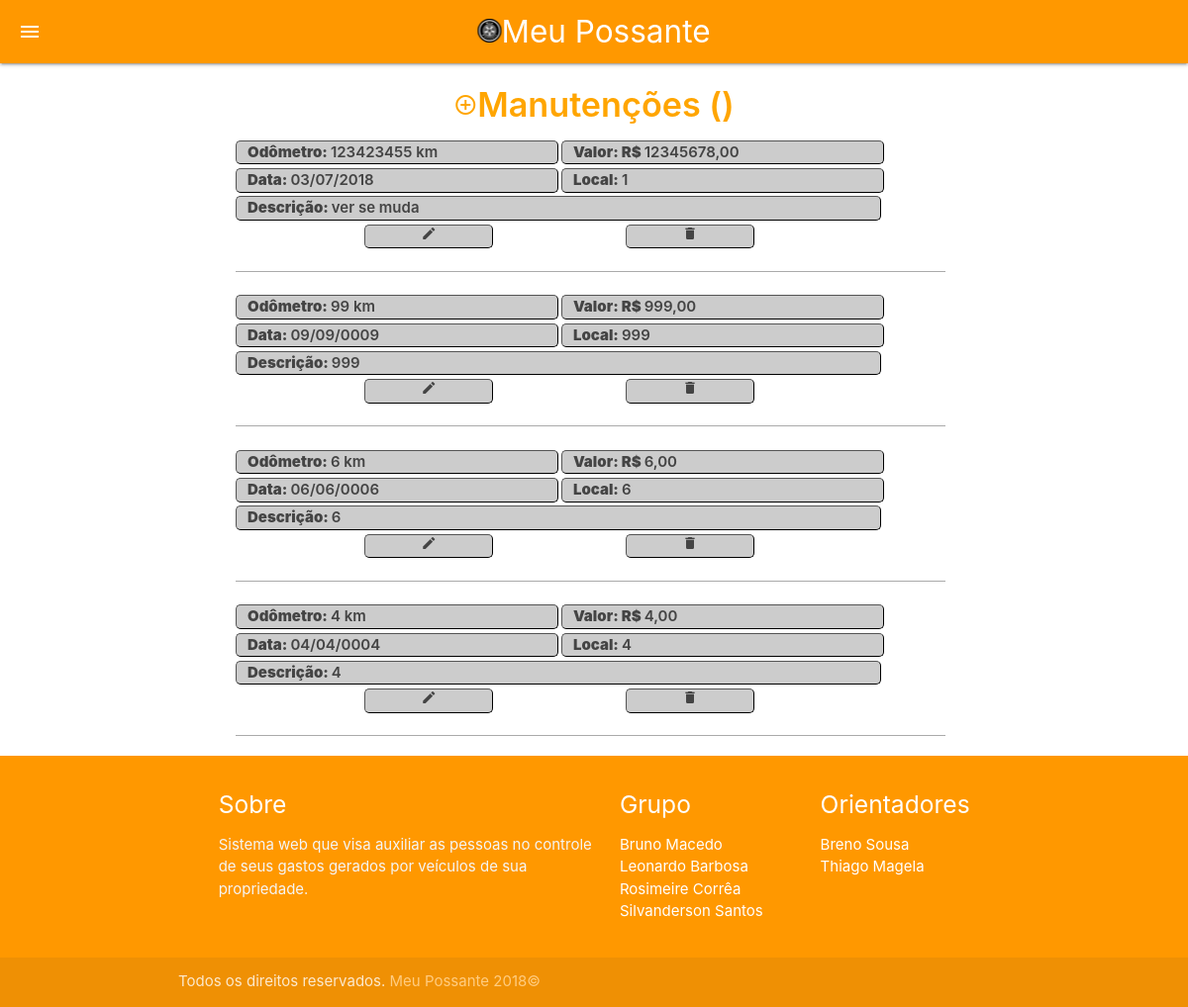
/admin/manutencao/manutencao.php?id=10 (signed in), run on the app's committed database.
### tables this page shows
CREATE TABLE IF NOT EXISTS `manutencoes` (
  `idmanu` int(11) NOT NULL AUTO_INCREMENT,
  `idveiculo` int(11) DEFAULT NULL,
  `odomanu` int(11) DEFAULT NULL,
  `valormanu` double(10,2) DEFAULT NULL,
  `datamanu` date DEFAULT NULL,
  `descmanu` varchar(255) DEFAULT NULL,
  `localmanu` varchar(30) DEFAULT NULL,
  PRIMARY KEY (`idmanu`),
  KEY `idveiculo` (`idveiculo`)
);

### admin/manutencao/manutencao.php (the view, shortened to what this page needs)
<?php
$id = $_GET['id'];
$placa = $_SESSION['placa'];
?>
<!DOCTYPE html>
<html lang="pt-br">
<head>
  <link type="text/css" rel="stylesheet" href="../../materialize/css/materialize.min.css"  media="screen,projection"/>
  <link rel="stylesheet" type="text/css" href="../../css/style.css">
</head>
<body>
  <nav class="orange">
    <div class="nav-wrapper">
      <a href="#" class="center-align"><i class="sidenav-trigger material-icons  " data-target="slide-out">menu</i></a>
      <div><a href="#" class="brand-logo center"><img src="../../img/mp24px.png"/>Meu Possante</a></div>
    </div>
  </nav>
  <main class="">
    <div class="container">
      <h4><a href="addmanutencao.php?id=<?= $id?>"  style="color:orange;"><i class="material-icons">control_point</i>Manutenções (<?=$placa?>)</a></h4>
      <?php
      include_once "../../conexao.php";
      $query = "SELECT * FROM manutencoes WHERE idveiculo = '$id' ORDER BY datamanu DESC ;";
      $resultado = $conexao->query($query);
      if ($resultado) {
        if ($resultado->num_rows > 0) {
          while ($linha = $resultado->fetch_assoc()) {
           echo "<div><div class='row'>";
           echo("<div class='atributos col s11 m5 xl3'><b>Odômetro: </b>" . $linha["odomanu"] . " km</div><div class='atributos col s11 m5 xl3'><b>Valor: R$ </b>" . str_replace('.', ',', $linha['valormanu']) ."</div><div class='atributos col s11 m5 xl2'><b>Data: </b>" . date("d/m/Y", strtotime($linha['datamanu'])) . "</div><div class='atributos col s11 m5 xl3'><b>Local: </b>" . $linha["localmanu"] . "</div><div class='atributos col s11 m10 xl9'><b>Descrição: </b>" . $linha["descmanu"] . "</div><a href='editar.php?id=" . $linha["idmanu"] . "&idveiculo=".$linha["idveiculo"]."'><div class='atributos col s3 offset-s2 m2 offset-m2 xl1 center-align'><i style='font-size: 16px;' class='material-icons'>edit</i></div></a><a href='#' onclick='removerInfo(" . $linha["idmanu"] . ", " . $id . ")'><div class='atributos col s3 offset-s1 m2 offset-m2 xl1  center-align'><i style='font-size: 16px;' class='material-icons'>delete</i></div></a>");
           echo "<div class='divisao col s11 m11 xl11  '></div></div></div>";
         }
       } else {
        echo "<p style='text-align:center;'>Nenhum registro encontrado!</p>";
      }
    } else {
      die("Erro!");
    }
    ?>
  </div>
</main>
<footer class="page-footer orange">
  <div class="container">
    <div class="row">
      <div class="col l6 s12">
        <h5 class="white-text">Sobre</h5>
        <p class="grey-text text-lighten-4">Sistema web que visa auxiliar as pessoas no controle de seus gastos gerados por veículos de sua propriedade.</p>
      </div>
      <div class="col l3 s12">
        <h5 class="white-text">Grupo</h5>
        <ul>
          <li><a class="white-text" href="#!">Bruno Macedo</a></li>
          <li><a class="white-text" href="#!">Leonardo Barbosa</a></li>
          <li><a class="white-text" href="#!">Rosimeire Corrêa</a></li>
          <li><a class="white-text" href="#!">Silvanderson Santos</a></li>
        </ul>
      </div>
      <div class="col l3 s12">
        <h5 class="white-text">Orientadores</h5>
        <ul>
          <li><a class="white-text" href="#!">Breno Sousa</a></li>
          <li><a class="white-text" href="#!">Thiago Magela</a></li>
        </ul>
      </div>
    </div>
  </div>
  <div class="footer-copyright">
    <div class="container">
      Todos os direitos reservados. <a class="orange-text text-lighten-3" href="http://materializecss.com">Meu Possante 2018©</a>
    </div>
  </div>
</footer>
</body>
</html>

### css/style.css (style rules this page uses)
h4 { text-align: center; font-weight: 600; color: orange; }
main { min-height: 70vh; flex: 1 0 auto; }
.container div { margin-left: 3.5%; }
.atributos { border-radius: 5px; background-color: #ccc; margin: 0.25em 0.2em 0em 0em; border: 01px #000 outset; font-weight: 600; color: #444444; }
.divisao { background-color: #aaa; margin-top: 1.5em; }
body { background: #fff; }

### data on the page
manutencoes: odomanu "123423455", valormanu "12345678,00", datamanu "03/07/2018", localmanu "1", descmanu "ver se muda"
manutencoes: odomanu "99", valormanu "999,00", datamanu "09/09/0009", localmanu "999", descmanu "999"
manutencoes: odomanu "6", valormanu "6,00", datamanu "06/06/0006", localmanu "6", descmanu "6"
manutencoes: odomanu "4", valormanu "4,00", datamanu "04/04/0004", localmanu "4", descmanu "4"
